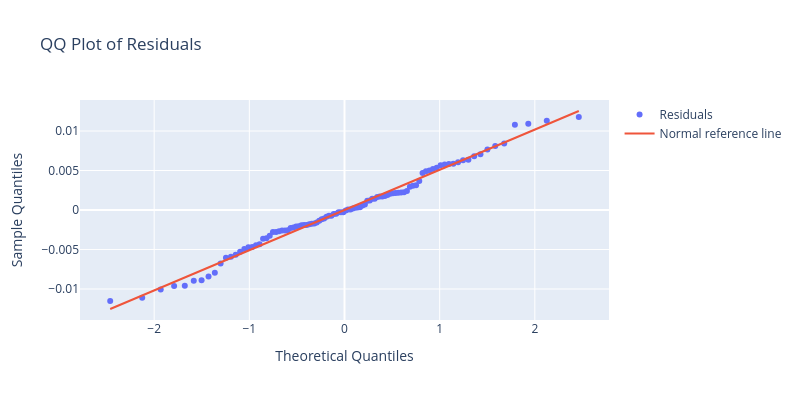

This figure's notebook cell:
### Markdown cell above
## Normality

### Code cell
test.qq_plot()
